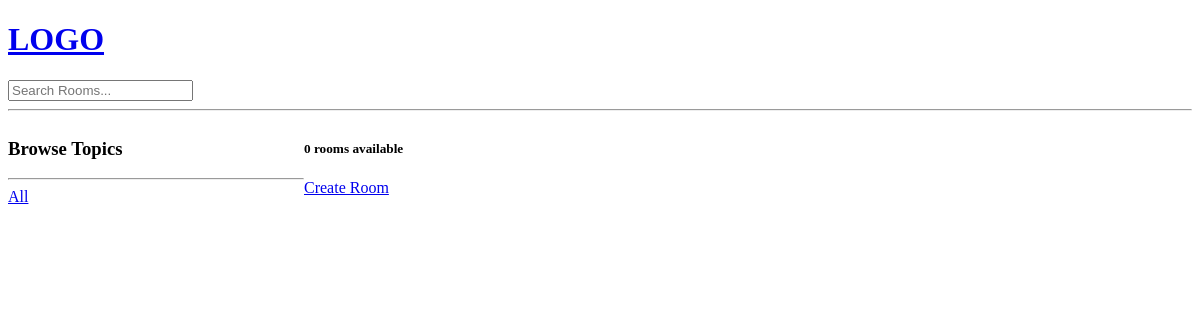
/, run on an earlier commit of the app's database.
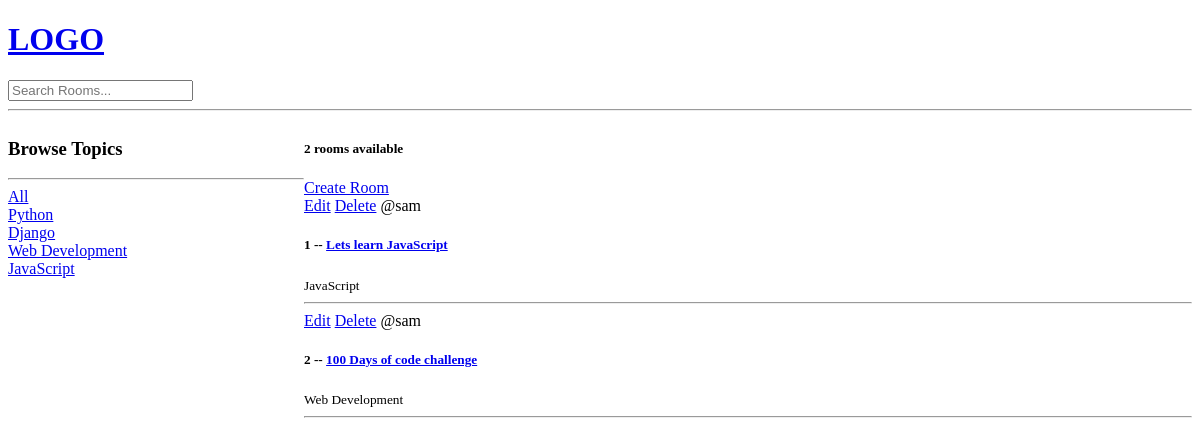
And on a later commit of the database.
### base/models.py (models this page shows, shortened)
class Topic(models.Model):
    name = models.CharField(max_length=200)

class Room(models.Model):
    host = models.ForeignKey(User, on_delete=models.SET_NULL, null=True)
    topic = models.ForeignKey(Topic, on_delete=models.SET_NULL, null=True)
    name = models.CharField(max_length=200)
    description = models.TextField(null=True, blank=True)
    updated = models.DateTimeField(auto_now=True)
    created = models.DateTimeField(auto_now_add=True)
    class Meta:
        ordering = ["-updated", "-created"]

### base/views.py (the view)
# urls.py: path("", views.home, name="home"),
def home(request):
    q = request.GET.get("q") if request.GET.get("q") != None else ""
    rooms = Room.objects.filter(
            Q(topic__name__icontains=q) |
            Q(name__icontains=q) |
            Q(description__icontains=q)
        )
    topic = Topic.objects.all()
    room_count = rooms.count()
    context = {"rooms": rooms, "topics": topic, "room_count": room_count}
    return render(request, "base/home.html", context)

### base/templates/base/home.html (shortened to what this page needs)
{% extends 'main.html' %}
{% block content %}
<div class="home-container">
    <div>
        <h3>Browse Topics</h3>
        <hr>
        <div>
            <a href="{% url 'home' %}">All</a>
        </div>
        {% for topic in topics %}
        <div>
            <a href="{% url 'home' %}?q={{topic.name}}">{{topic.name}}</a>
        </div>
        {% endfor %}
    </div>
    <div>
        <h5>{{room_count}} rooms available</h5>
        <a href="{% url 'create-room' %}">Create Room</a>
        <div>
            {% for room in rooms %}
                <div>
                    <a href="{% url 'update-room' room.id %}">Edit</a>
                    <a href="{% url 'delete-room' room.id %}">Delete</a>
                    <span>@{{room.host.username}}</span>
                    <h5>{{room.id}} -- <a href="{% url 'room' room.id %}">{{room.name}}</a></h5>
                    <small>{{room.topic.name}}</small>
                    <hr>
                </div>
            {% endfor %}
        </div>
    </div>
</div>
{% endblock content %}

### templates/main.html (shortened to what this page needs)
<!DOCTYPE html>
<html>
<head>
</head>
<body>
    {% include 'navbar.html' %}
    {% block content %}
    {% endblock %}
</body>
</html>

### templates/navbar.html
<a href="/">
    <h1>LOGO</h1>
</a>
<form method="GET" action="{% url 'home' %}">
    <input type="text" name="q" placeholder="Search Rooms..." />
</form>
<hr>

### base/templates/base/home.html (style rules this page uses)
.home-container { display: grid; grid-template-columns: 1fr 3fr; }

What changed in the data, as far as the page shows it:
added Topic: name "Python"
added Topic: name "Django"
added Topic: name "Web Development"
added Topic: name "JavaScript"
added Room: host.username "sam", id "1", name "Lets learn JavaScript", topic.name "JavaScript"
added Room: host.username "sam", id "2", name "100 Days of code challenge", topic.name "Web Development"
Also different on the page:
{{ room_count }}: "0" → "2"
